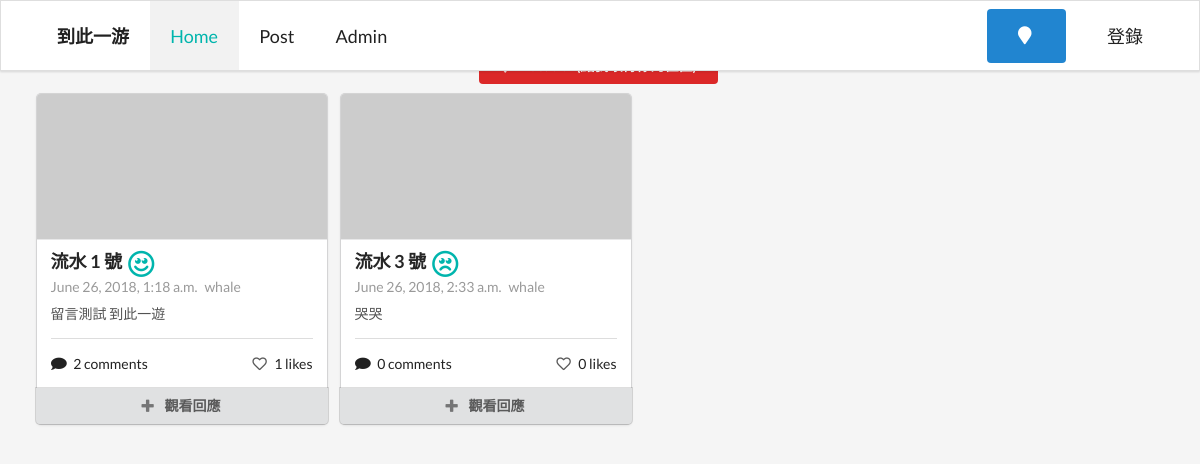
/, run on an earlier commit of the app's database.
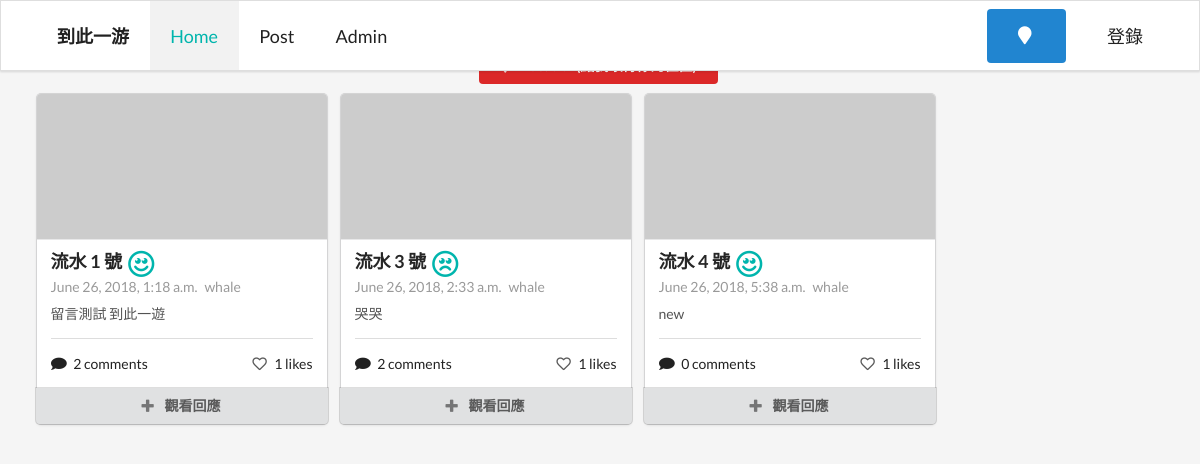
And on a later commit of the database.
### main/models.py (models this page shows, shortened)
class Post(models.Model):
    content = models.TextField()
    time = models.DateTimeField(auto_now_add=True)
    user_who_posted = models.ForeignKey('User', on_delete=models.CASCADE)
    follows = models.ManyToManyField(
        'User', related_name='user_who_followed', blank=True)
    user_who_liked = models.ManyToManyField(
        'User', related_name='user_who_liked', blank=True)
    user_who_disliked = models.ManyToManyField(
        'User', related_name='user_who_disliked', blank=True)
    located = models.ForeignKey('Location', on_delete=models.CASCADE)
    mood = models.ForeignKey('Mood', on_delete=models.CASCADE, blank=True)

class User(models.Model):
    name = models.CharField(max_length=128, unique=True)
    password = models.CharField(max_length=256)
    c_time = models.DateTimeField(auto_now_add=True)

### main/views.py (the view, shortened to what this page needs)
# urls.py: path('', views.index),
def index(request):
    if request.method == 'GET':
        if 'Lat' in request.session:
            Lat = request.session['Lat']
            Long = request.session['Long']
            posts = models.Post.objects.filter(
                located=models.Location.objects.get(
                    longitude=Long,
                    latitude=Lat
                )
            )
        else:
            posts = models.Post.objects.all()
    return render(request, 'home.html', locals())

### main/templates/home.html (shortened to what this page needs)
<!DOCTYPE html>
<html>
    <head>
        {% load static %}
        <link href="{% static 'semantic/semantic.min.css' %}" rel="stylesheet" type="text/css" />
        <link href="{% static 'css/style.css' %}" rel="stylesheet" , type="text/css">
    </head>
    <body class="template">
        <div class="ui massive fixed teal borderless menu">
            <div class="ui container">
                <div class="header item" href="#">到此一游</div>
                <a class="active item" href="/">Home</a>
                <a class="item" href="/post">Post</a>
                <a class="item" href="/admin">Admin</a>
                <div class="right floated item">
                    <a class="ui blue button mini">
                        {% if Long %}
                        <p id='geo'>
                            <i class="marker icon"></i>Longitude: {{ Long }} Latitude: {{Lat}}</p>
                        {% else %}
                        <p id='geo'>
                            <i class="marker icon"></i>
                        </p>
                        {% endif %}
                    </a>
                </div>
                {% if request.session.is_login %}
                <a class="item" href="/logout">登出</a>
                <div href="#" class="item">
                    <p>当前在线：{{ request.session.user_name }}</p>
                </div>
                {% else %}
                <a class="item" href="/login">登錄</a>
                {% endif %}
            </div>
        </div>
        <div class="ui container center aligned" style="padding-top: 4%;padding-bottom:10px">
            <button class="ui red button" onclick="getLocation()">
            </button>
        </div>
        <div class="ui container">
            <div class="ui stackable doubling cards">
                {% for post in posts %}
                <div class="card">
                    <div class="ui image">
                        <img src="https://placeimg.com/400/200/girl">
                    </div>
                    <div class="content">
                        <a class="header">流水 {{ post.id }} 號 {% if post.mood.name == 'good' %}
                            <i class="large teal smile outline icon"></i>
                            {% elif post.mood.name == 'nothing' %}
                            <i class="large teal meh outline icon"></i>
                            {% elif post.mood.name == 'bad' %}
                            <i class="large teal frown outline icon"></i>
                            {% endif %}</a>
                        <div class="meta">
                            <a>{{ post.time }}</a>
                            <a>{{ post.user_who_posted.name }}</a>
                        </div>
                        <div class="description">
                            {{ post.content }}
                        </div>
                        <div class="ui divider"></div>
                        <span class="right floated">
                            <i class="heart outline like icon" onclick="like_post({{ post.id }})"></i>
                            {{post.user_who_liked.all.count}} likes
                        </span>
                        <i class="comment icon"></i>
                        {{post.comment_set.all.count}} comments
                    </div>
                    <div class="ui bottom attached button" onclick="$('#comment{{post.id}}').modal({blurring: true}).modal('show')">
                        <i class="add icon"></i>
                        觀看回應
                    </div>
                </div>
                {% endfor %}
            </div>
        </div>
    </body>
</html>

### main/static/css/style.css (style rules this page uses)
body { background-color: #F5F5F5; }

What changed in the data, as far as the page shows it:
computed for Post "June 26, 2018, 2:33 a.m.": user_who_liked.all.count "0" → "1"; comment_set.all.count "0" → "2"
added Post: id "4", time "June 26, 2018, 5:38 a.m.", user_who_posted.name "whale", content "new", user_who_liked.all.count "1", comment_set.all.count "0"
